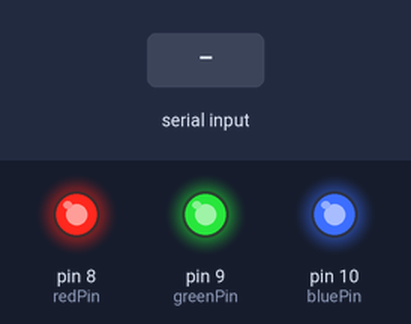
Recording of a sketch running on a simulated Arduino Uno, built with avr-gcc and run on an emulated ATmega328P. On the bench: output pins drawn as LEDs (lit = HIGH). Inputs (shaded band) come from the test bench.

Above: at 1.2 s.
1.3 s: "R" received over Serial
At 2.5 s:
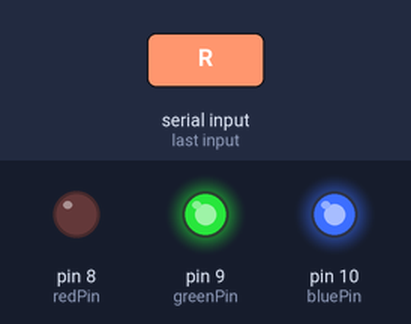
2.8 s: "G" received over Serial
At 3.9 s:
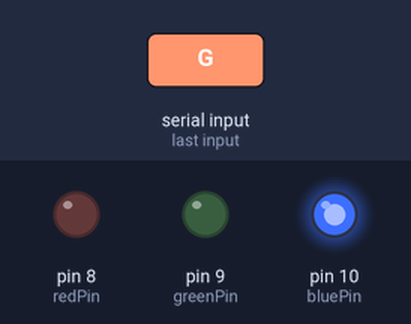
4.3 s: "B" received over Serial
At 5.0 s:
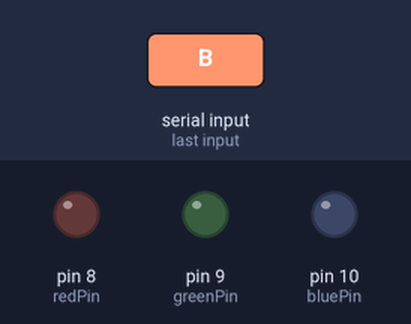
5.8 s: "R" received over Serial
At 6.2 s:
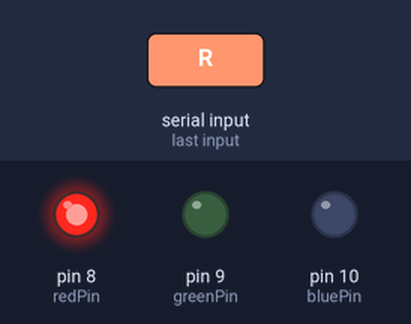
7.3 s: "G" received over Serial
At 8.5 s:
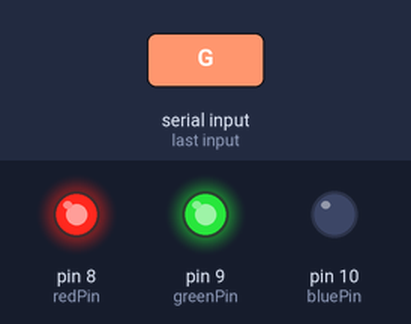
8.8 s: "O" received over Serial
At 9.7 s:
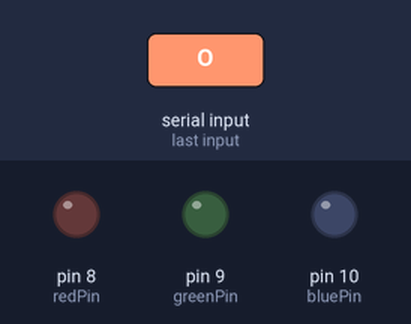
Timing chart, 0 to 11.3 s (numbered marks = the images above; inputs shaded):
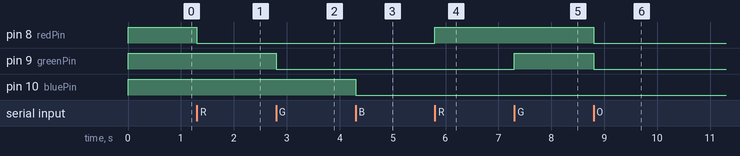

The sketch:

Blutooth__Based_Home_Automation.ino
```cpp
const int redPin = 8;
const int greenPin = 9;
const int bluePin = 10;
#include "DHT.h"

#define DHTPIN 2
#define DHTTYPE DHT11


DHT dht(DHTPIN, DHTTYPE);
int state1 = 0;
int state2 = 0;
int state3 = 0;
int state4 = 0;

void setup() {

  pinMode(redPin,   OUTPUT);
  pinMode(greenPin, OUTPUT);
  pinMode(bluePin,  OUTPUT);
  Serial.begin(9600);

  digitalWrite(greenPin, HIGH);
  digitalWrite(redPin, HIGH);
  digitalWrite(bluePin, HIGH);
  //Serial.println(F("DHTxx test!"));

  dht.begin();


}

void loop() {

  if (Serial.available() > 0) {
      char comdata = char(Serial.read());

    if (comdata == 'R') {


      digitalWrite(redPin, state1);
      state1 = !state1;
    }


    else if (comdata == 'G' ) {

      digitalWrite(greenPin, state2);
      state2 = !state2;
    }


    else if (comdata == 'B') {

      digitalWrite(bluePin, state3);
      state3 = !state3;
    }


    else if (comdata == 'O') {

      digitalWrite(redPin, state4);
      digitalWrite(greenPin, state4);
      digitalWrite(bluePin, state4);
      state4 = !state4;
    }

//m
else if (comdata == 'T') {

  float h = dht.readHumidity();
  float t = dht.readTemperature();
  Serial.println(t);


}

else if (comdata == 'H') {

  float h = dht.readHumidity();

  Serial.println(h);


}


  }
}
```

Measured:
- after the input at 1.3 s, pin 8 (redPin): HIGH → LOW at once
- after the input at 2.8 s, pin 9 (greenPin): HIGH → LOW at once
- after the input at 4.3 s, pin 10 (bluePin): HIGH → LOW at once
- after the input at 5.8 s, pin 8 (redPin): LOW → HIGH at once
- after the input at 7.3 s, pin 9 (greenPin): LOW → HIGH at once
- after the input at 8.8 s, pin 8 (redPin), pin 9 (greenPin): HIGH → LOW at once
